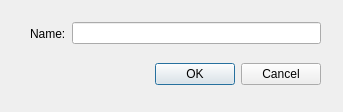
<ui version="4.0" >
 <class>Dialog</class>
 <widget class="QDialog" name="Dialog" >
  <property name="geometry" >
   <rect>
    <x>0</x>
    <y>0</y>
    <width>343</width>
    <height>112</height>
   </rect>
  </property>
  <property name="windowTitle" >
   <string>Dialog</string>
  </property>
  <widget class="QWidget" name="layoutWidget" >
   <property name="geometry" >
    <rect>
     <x>30</x>
     <y>20</y>
     <width>291</width>
     <height>27</height>
    </rect>
   </property>
   <layout class="QHBoxLayout" >
    <property name="margin" >
     <number>0</number>
    </property>
    <property name="spacing" >
     <number>6</number>
    </property>
    <item>
     <widget class="QLabel" name="label" >
      <property name="text" >
       <string>Name:</string>
      </property>
     </widget>
    </item>
    <item>
     <widget class="QLineEdit" name="lineEdit" />
    </item>
   </layout>
  </widget>
  <widget class="QWidget" name="layoutWidget" >
   <property name="geometry" >
    <rect>
     <x>30</x>
     <y>60</y>
     <width>291</width>
     <height>29</height>
    </rect>
   </property>
   <layout class="QHBoxLayout" >
    <property name="margin" >
     <number>0</number>
    </property>
    <property name="spacing" >
     <number>6</number>
    </property>
    <item>
     <spacer>
      <property name="orientation" >
       <enum>Qt::Horizontal</enum>
      </property>
      <property name="sizeHint" >
       <size>
        <width>40</width>
        <height>20</height>
       </size>
      </property>
     </spacer>
    </item>
    <item>
     <widget class="QPushButton" name="pushButton" >
      <property name="text" >
       <string>OK</string>
      </property>
     </widget>
    </item>
    <item>
     <widget class="QPushButton" name="pushButton_2" >
      <property name="text" >
       <string>Cancel</string>
      </property>
     </widget>
    </item>
   </layout>
  </widget>
 </widget>
 <resources/>
 <connections>
  <connection>
   <sender>pushButton</sender>
   <signal>clicked()</signal>
   <receiver>Dialog</receiver>
   <slot>accept()</slot>
   <hints>
    <hint type="sourcelabel" >
     <x>173</x>
     <y>73</y>
    </hint>
    <hint type="destinationlabel" >
     <x>118</x>
     <y>77</y>
    </hint>
   </hints>
  </connection>
  <connection>
   <sender>pushButton_2</sender>
   <signal>clicked()</signal>
   <receiver>Dialog</receiver>
   <slot>reject()</slot>
   <hints>
    <hint type="sourcelabel" >
     <x>259</x>
     <y>72</y>
    </hint>
    <hint type="destinationlabel" >
     <x>143</x>
     <y>68</y>
    </hint>
   </hints>
  </connection>
 </connections>
</ui>
